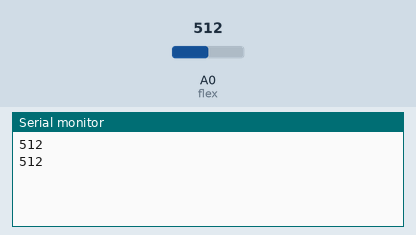
Recording of a sketch running on a simulated Arduino Uno, built with avr-gcc and run on an emulated ATmega328P. Shown: the last lines printed to the serial monitor. The inputs (shaded band) are chosen by the test bench; at power-on: A0 (flex) = 512.

Above: at 1.8 s.
1.9 s: A0 (flex) set to 716
At 2.8 s:
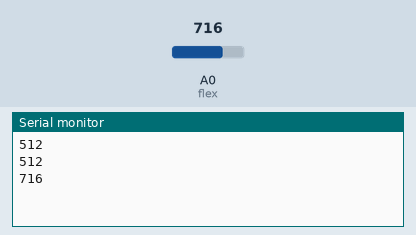
3.4 s: A0 (flex) set to 900
At 4.4 s:
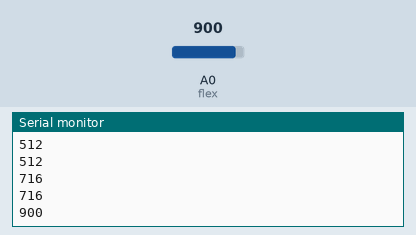
Timing chart, 0 to 6.4 s (numbered marks = the images above; inputs shaded):
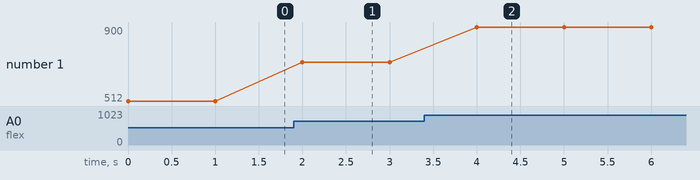

Measured:
- after the input at 1.9 s, the serial monitor: prints a new line after 0.10 s (image 1)
- after the input at 3.4 s, the serial monitor: prints a new line after 0.60 s (image 2)
- plotted number 1: 512 → 716 after the input at 1.9 s, 716 → 900 after the input at 3.4 s

The sketch:

flex_test.ino
```cpp
int flex=A0;
int data=0;

void setup() {
 Serial.begin(9600);
 pinMode(flex,INPUT);

}

void loop() {
  data=analogRead(flex);
  Serial.println(data);
  delay(1000);

}
```
